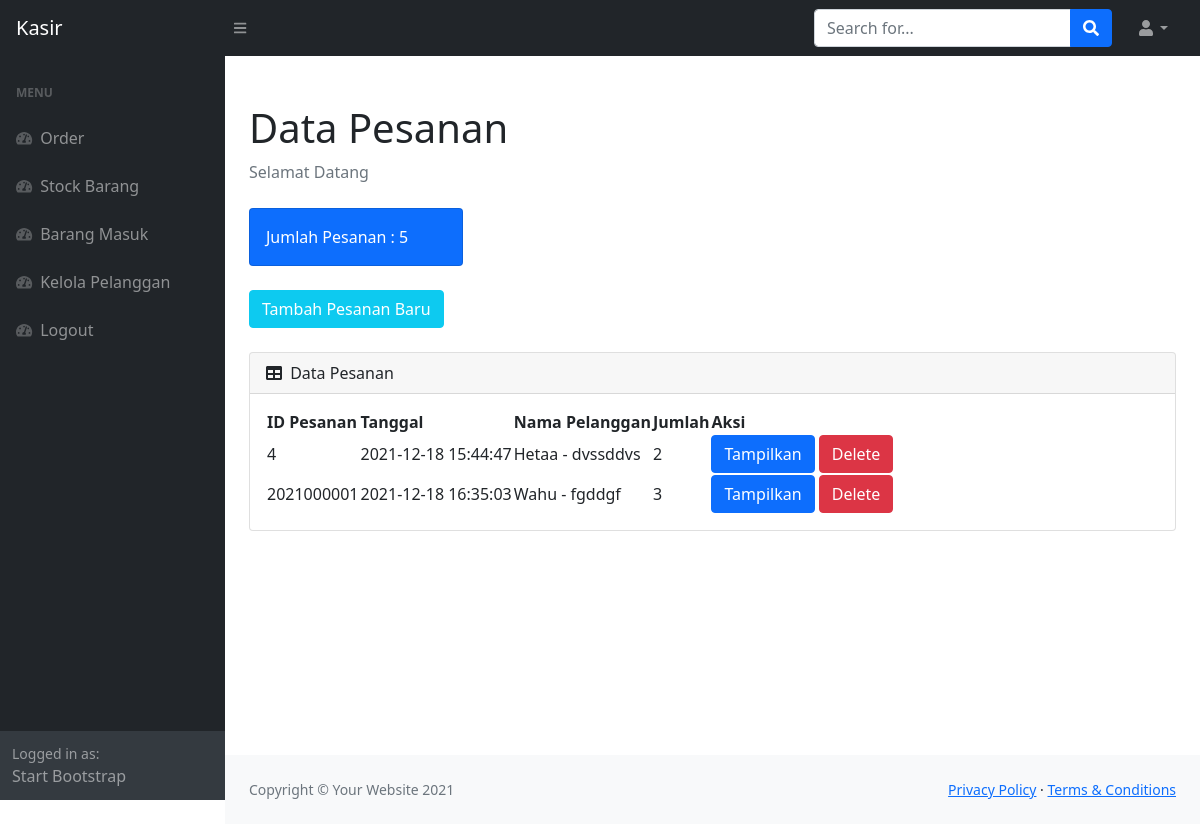
The app's page /index.php (signed in) with its own data.
### tables this page shows
CREATE TABLE `pesanan` (
  `idpesanan` int(11) NOT NULL,
  `tanggal` timestamp NOT NULL DEFAULT current_timestamp(),
  `idpelanggan` int(11) NOT NULL
);

CREATE TABLE `pelanggan` (
  `idpelanggan` int(11) NOT NULL,
  `namapelanggan` varchar(30) NOT NULL,
  `notelp` varchar(15) NOT NULL,
  `alamat` text NOT NULL
);

### index.php (the view, shortened to what this page needs)
<?php
require 'ceklogin.php';
$h1 = mysqli_query($c,"select * from pesanan");
$h2 = mysqli_num_rows($h1);
?>
<!DOCTYPE html>
<html lang="en">
    <head>
        <link href="https://cdn.jsdelivr.net/npm/simple-datatables@latest/dist/style.css" rel="stylesheet" />
        <link href="css/styles.css" rel="stylesheet" />
    </head>
    <body class="sb-nav-fixed">
        <nav class="sb-topnav navbar navbar-expand navbar-dark bg-dark">
            <a class="navbar-brand ps-3" href="index.php">Kasir</a>
            <button class="btn btn-link btn-sm order-1 order-lg-0 me-4 me-lg-0" id="sidebarToggle" href="#!"><i class="fas fa-bars"></i></button>
            <form class="d-none d-md-inline-block form-inline ms-auto me-0 me-md-3 my-2 my-md-0">
                <div class="input-group">
                    <input class="form-control" type="text" placeholder="Search for..." aria-label="Search for..." aria-describedby="btnNavbarSearch" />
                    <button class="btn btn-primary" id="btnNavbarSearch" type="button"><i class="fas fa-search"></i></button>
                </div>
            </form>
            <ul class="navbar-nav ms-auto ms-md-0 me-3 me-lg-4">
                <li class="nav-item dropdown">
                    <a class="nav-link dropdown-toggle" id="navbarDropdown" href="#" role="button" data-bs-toggle="dropdown" aria-expanded="false"><i class="fas fa-user fa-fw"></i></a>
                </li>
            </ul>
        </nav>
        <div id="layoutSidenav">
            <div id="layoutSidenav_nav">
                <nav class="sb-sidenav accordion sb-sidenav-dark" id="sidenavAccordion">
                    <div class="sb-sidenav-menu">
                        <div class="nav">
                            <div class="sb-sidenav-menu-heading">Menu</div>
                            <a class="nav-link" href="index.php">
                                <div class="sb-nav-link-icon"><i class="fas fa-tachometer-alt"></i></div>
                                Order
                            </a>
                            <a class="nav-link" href="stock.php">
                                <div class="sb-nav-link-icon"><i class="fas fa-tachometer-alt"></i></div>
                                Stock Barang
                            </a>
                            <a class="nav-link" href="masuk.php">
                                <div class="sb-nav-link-icon"><i class="fas fa-tachometer-alt"></i></div>
                                Barang Masuk
                            </a>
                            <a class="nav-link" href="pelanggan.php">
                                <div class="sb-nav-link-icon"><i class="fas fa-tachometer-alt"></i></div>
                                Kelola Pelanggan
                            </a>
                             <a class="nav-link" href="logout.php">
                                <div class="sb-nav-link-icon"><i class="fas fa-tachometer-alt"></i></div>
                                Logout
                            </a>
                        </div>
                    </div>
                    <div class="sb-sidenav-footer">
                        <div class="small">Logged in as:</div>
                        Start Bootstrap
                    </div>
                </nav>
            </div>
            <div id="layoutSidenav_content">
                <main>
                    <div class="container-fluid px-4">
                        <h1 class="mt-4">Data Pesanan</h1>
                        <ol class="breadcrumb mb-4">
                            <li class="breadcrumb-item active">Selamat Datang</li>
                        </ol>
                        <div class="row">
                            <div class="col-xl-3 col-md-6">
                                <div class="card bg-primary text-white mb-4">
                                    <div class="card-body">Jumlah Pesanan : <?=$h2;?> </div>
                                </div>
                            </div>
                        </div>
                        <button type="button" class="btn btn-info mb-4 text-white" data-bs-toggle="modal" data-bs-target="#exampleModal">
                        Tambah Pesanan Baru
                        </button>
                        <div class="card mb-4">
                            <div class="card-header">
                                <i class="fas fa-table me-1"></i>
                                Data Pesanan
                            </div>
                            <div class="card-body">
                                <table id="datatablesSimple">
                                    <thead>
                                        <tr>
                                            <th>ID Pesanan</th>
                                            <th>Tanggal</th>
                                            <th>Nama Pelanggan</th>
                                            <th>Jumlah</th>
                                            <th>Aksi</th>
                                        </tr>
                                    </thead>
                                    <tbody>
                                    <?php
                                    $get = mysqli_query($c, "select * from pesanan p, pelanggan pl where p.idpelanggan=pl.idpelanggan");
                                    while($p=mysqli_fetch_array($get)){
                                    $idpesanan = $p['idpesanan'];
                                    $tanggal = $p['tanggal'];
                                    $namapelanggan = $p['namapelanggan'];
                                    $alamat = $p['alamat'];
                                    $hitungjumlah = mysqli_query($c, "select * from detailpesanan where idpesanan='$idpesanan'");
                                    $jumlah = mysqli_num_rows($hitungjumlah);
                                    ?>
                                        <tr>
                                            <td><?=$idpesanan;?></td>
                                            <td><?=$tanggal;?></td>
                                            <td><?=$namapelanggan;?> - <?=$alamat;?></td>
                                            <td><?=$jumlah;?></td>
                                            <td><a href="view.php?idp=<?=$idpesanan;?>" class ="btn btn-primary" target="blank">Tampilkan</a>
                                            <button type="button" class="btn btn-danger text-white" data-bs-toggle="modal" data-bs-target="#hapus<?=$idpesanan;?>">
                                                Delete
                                                </button></td>
                                        </tr>
                                    <?php
                                    };
                                    ?>
                                    </tbody>
                                </table>
                            </div>
                        </div>
                    </div>
                </main>
                <footer class="py-4 bg-light mt-auto">
                    <div class="container-fluid px-4">
                        <div class="d-flex align-items-center justify-content-between small">
                            <div class="text-muted">Copyright &copy; Your Website 2021</div>
                            <div>
                                <a href="#">Privacy Policy</a>
                                &middot;
                                <a href="#">Terms &amp; Conditions</a>
                            </div>
                        </div>
                    </div>
                </footer>
            </div>
        </div>
    </body>
</html>

### records on screen
pesanan: idpesanan "4", tanggal "2021-12-18 15:44:47", idpelanggan.namapelanggan "Hetaa", idpelanggan.alamat "dvssddvs", jumlah "2"
pesanan: idpesanan "2021000001", tanggal "2021-12-18 16:35:03", idpelanggan.namapelanggan "Wahu", idpelanggan.alamat "fgddgf", jumlah "3"

### other values on screen
$h2 "5"
